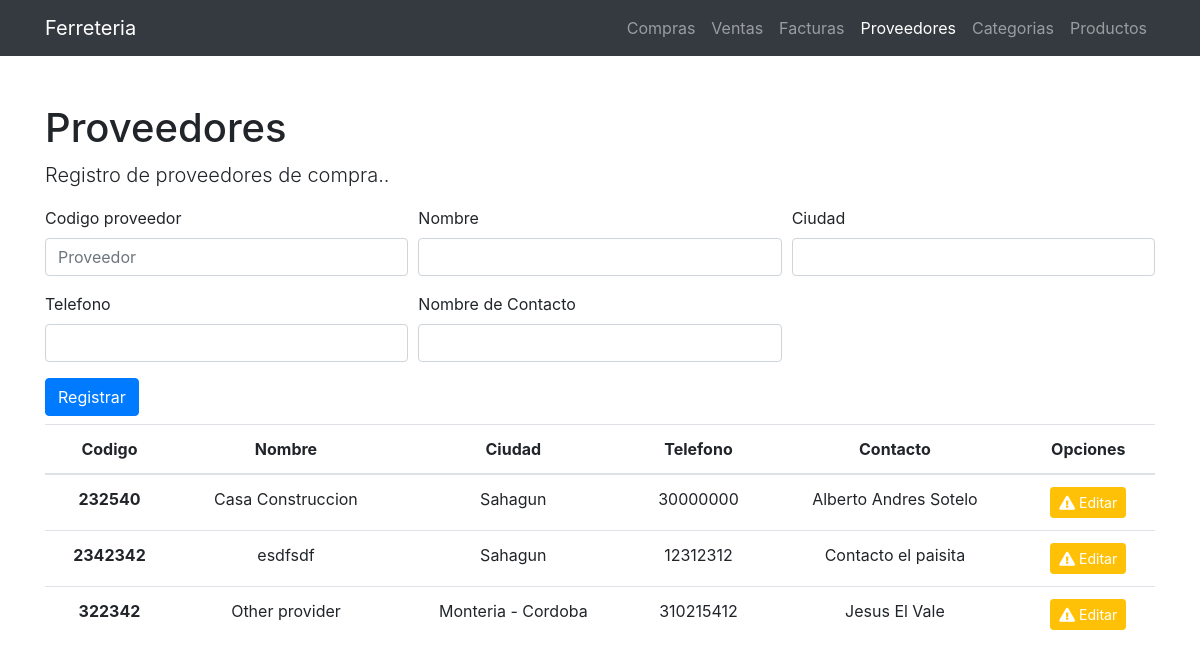
Screenshot of /providers with the database file from the repository.
### tables this page shows
CREATE TABLE `proveedor` (
  `idproveedor` varchar(100) NOT NULL,
  `nombre` varchar(500) NOT NULL,
  `ciudad` varchar(500) NOT NULL,
  `telefono` varchar(15) NOT NULL,
  `nombre_contacto` varchar(5000) NOT NULL
);

### app/controllers/Providers.php (called while the page is built, shortened)
<?php
class Providers extends Controller
{
    public function __construct()
    {
        $this->model = $this->model('ProviderModel');
    }
    public function index()
    {
        $providers = $this->model->selectAll();
        $data = [
            'title' => 'Proveedores',
            'providers' => $providers
        ];
        $this->view('pages/providers', $data);
    }
}

### app/libraries/Core.php (called while the page is built, shortened)
<?php
class Core
{
    protected $actualMethod = 'index';
    public function __construct()
    {
        $url = $this->getUrl();
        if (file_exists('../app/controllers/' . ucwords($url['0']) . '.php')) {
            unset($url[0]);
        }
        $this->actualController = new $this->actualController;
        $this->param = $url ? array_values($url) : [];
        call_user_func_array([$this->actualController, $this->actualMethod], $this->param);
    }
    public function getUrl()
    {
        if (isset($_GET['url'])) {
            $url = rtrim($_GET['url'], '/');
            $url = filter_var($url, FILTER_SANITIZE_URL);
            $url = explode('/', $url);
            return $url;
        }
    }
}

### public/index.php (called while the page is built, shortened)
<?php
$init = new Core();

### app/libraries/Database.php (called while the page is built, shortened)
<?php
class Database
{
    private $host = DB_HOST;
    private $user = DB_USER;
    private $password = DB_PASSWORD;
    private $dbname = DB_NAME;
    private $dbh;
    private $stmt;
    public function __construct()
    {
        $dsn = 'mysql:host=' . $this->host . ';dbname=' . $this->dbname;
        $options = array(
            PDO::ATTR_PERSISTENT => true,
            PDO::ATTR_ERRMODE => PDO::ERRMODE_EXCEPTION
        );
        try {
            $this->dbh = new PDO($dsn, $this->user, $this->password, $options);
            $this->dbh->exec('set names utf8');
        } catch (PDOException $e) {
            $this->error = $e->getMessage();
        }
    }
    public function query($sql)
    {
        $this->stmt = $this->dbh->prepare($sql);
    }
    public function execute(){
        return $this->stmt->execute();
    }
    public function records(){
        $this->execute();
        return $this->stmt->fetchAll(PDO::FETCH_OBJ);
    }
}

### app/models/ProviderImplement.php (called while the page is built, shortened)
<?php
class ProviderImplement {
    private $db;
    public function __construct()
    {
        $this->db = new Database();
    }
    public function select()
    {
        $this->db->query("SELECT * FROM `proveedor`;");
        return $this->db->records();
    }
}

### app/models/ProviderModel.php (called while the page is built, shortened)
<?php
require_once 'ProviderImplement.php';
class ProviderModel
{
    private $provider;
    public function __construct()
    {
        $this->provider = new ProviderImplement();
    }
    public function selectAll()
    {
        return $this->provider->select();
    }
}

### app/views/pages/providers.php (the view, shortened to what this page needs)
<!DOCTYPE html>
<html lang="en">
<head>
    <link href="<?php echo URL_ROUTE ?>/assets/css/bootstrap.min.css" rel="stylesheet">
    <link href="<?php echo URL_ROUTE ?>/assets/fontawesome/css/all.min.css" rel="stylesheet" type="text/css">
</head>
<?php
$providerEdit = $_SESSION['provider_edit'];
?>
<body>
<nav class="navbar navbar-expand-lg navbar-dark bg-dark static-top">
    <div class="container">
        <a class="navbar-brand" href="<?php echo URL_ROUTE ?>/index">Ferreteria</a>
        <div class="collapse navbar-collapse" id="navbarResponsive">
            <ul class="navbar-nav ml-auto">
                <li class="nav-item">
                    <a class="nav-link" href="<?php echo URL_ROUTE ?>/index">Compras</a>
                </li>
                <li class="nav-item">
                    <a class="nav-link" href="<?php echo URL_ROUTE ?>/sales">Ventas</a>
                </li>
                <li class="nav-item">
                    <a class="nav-link" href="<?php echo URL_ROUTE ?>/invoice">Facturas</a>
                </li>
                <li class="nav-item active">
                    <a class="nav-link" href="<?php echo URL_ROUTE ?>/providers">Proveedores
                    </a>
                </li>
                <li class="nav-item">
                    <a class="nav-link" href="<?php echo URL_ROUTE ?>/categories">Categorias</a>
                </li>
                <li class="nav-item">
                    <a class="nav-link" href="<?php echo URL_ROUTE ?>/products">Productos</a>
                </li>
            </ul>
        </div>
    </div>
</nav>
<div class="container">
    <div class="row">
        <div class="col-lg-12">
            <h1 class="mt-5">Proveedores</h1>
            <p class="lead">Registro de proveedores de compra..</p>
            <?php if ($providerEdit != null){ ?>
            <form action="<?php echo URL_ROUTE ?>/providers/update_provider" method="POST">
                <?php }else{ ?>
                <form action="<?php echo URL_ROUTE ?>/providers/insert_provider" method="POST">
                    <?php } ?>
                    <div class="form-row">
                        <div class="form-group col-md-4">
                            <label for="c_proveedor">Codigo proveedor</label>
                            <?php if ($providerEdit != null) { ?>
                                <input type="text" class="form-control" id="c_proveedor" name="c_proveedor"
                                       value="<?php echo $providerEdit->idproveedor ?>" readonly>
                            <?php } else { ?>
                                <input type="text" class="form-control" id="c_proveedor" name="c_proveedor"
                                       placeholder="Proveedor" required>
                            <?php } ?>
                        </div>
                        <div class="form-group col-md-4">
                            <label for="n_proveedor">Nombre</label>
                            <?php if ($providerEdit != null) { ?>
                                <input type="text" class="form-control" id="n_proveedor" name="n_proveedor"
                                       value="<?php echo $providerEdit->nombre ?>">
                            <?php } else { ?>
                                <input type="text" class="form-control" id="n_proveedor" name="n_proveedor" required>
                            <?php } ?>
                        </div>
                        <div class="form-group col-md-4">
                            <label for="ci_proveedor">Ciudad</label>
                            <?php if ($providerEdit != null) { ?>
                                <input type="text" class="form-control" id="ci_proveedor" name="ci_proveedor"
                                       value="<?php echo $providerEdit->ciudad ?>">
                            <?php } else { ?>
                                <input type="text" class="form-control" id="ci_proveedor" name="ci_proveedor" required>
                            <?php } ?>
                        </div>
                    </div>
                    <div class="form-row">
                        <div class="form-group col-md-4">
                            <label for="t_proveedor">Telefono</label>
                            <?php if ($providerEdit != null) { ?>
                                <input type="number" maxlength="10" minlength="10" class="form-control" id="t_proveedor"
                                       name="t_proveedor" value="<?php echo $providerEdit->telefono ?>">
                            <?php } else { ?>
                                <input type="number" maxlength="10" minlength="10" class="form-control" id="t_proveedor"
                                       name="t_proveedor" required>
                            <?php } ?>
                        </div>
                        <div class="form-group col-md-4">
                            <label for="nc_proveedor">Nombre de Contacto</label>
                            <?php if ($providerEdit != null) { ?>
                                <input type="text" class="form-control" id="nc_proveedor" name="nc_proveedor"
                                       value="<?php echo $providerEdit->nombre_contacto ?>">
                            <?php } else { ?>
                                <input type="text" class="form-control" id="nc_proveedor" name="nc_proveedor" required>
                            <?php } ?>
                        </div>
                    </div>
                    <?php if ($providerEdit != null) { ?>
                        <button type="submit" id="btn" class="btn btn-warning text-white">Editar</button>
                    <?php } else { ?>
                        <button type="submit" id="btn" class="btn btn-primary">Registrar</button>
                    <?php } ?>
                </form>
                <table class="table table-hover">
                    <thead>
                    <tr class="text-center">
                        <th scope="col">Codigo</th>
                        <th scope="col">Nombre</th>
                        <th scope="col">Ciudad</th>
                        <th scope="col">Telefono</th>
                        <th scope="col">Contacto</th>
                        <th scope="col">Opciones</th>
                    </tr>
                    </thead>
                    <tbody>
                    <?php foreach ($data['providers'] as $prov) { ?>
                        <tr class="text-center">
                            <th scope="row"><?php echo $prov->idproveedor; ?></th>
                            <td><?php echo $prov->nombre; ?></td>
                            <td><?php echo $prov->ciudad; ?></td>
                            <td><?php echo $prov->telefono; ?></td>
                            <td><?php echo $prov->nombre_contacto; ?></td>
                            <td>
                                <a href="<?php echo URL_ROUTE ?>/providers/edit_provider?id_provider=<?php echo $prov->idproveedor ?>"
                                   type="button"
                                   class="btn btn-sm btn-warning btn-icon-split">
                                    <span class="icon text-white">
                                        <i class="fas fa-exclamation-triangle"></i>
                                    </span>
                                    <span class="text text-white">Editar</span>
                                </a>
                            </td>
                        </tr>
                    <?php } ?>
                    </tbody>
                </table>
        </div>
    </div>
</div>
</body>
</html>

### app/libraries/Controller.php (shortened to what this page needs)
<?php
class Controller{
    public function model($model){
        return new $model();
    }
    public function view($view, $data = []){
        if (file_exists('../app/views/'.$view.'.php')){
            require_once '../app/views/'.$view.'.php';
        }else{
            die('View request not exits');
        }
    }
}

### rows the page displays
proveedor: idproveedor "232540", nombre "Casa Construccion", ciudad "Sahagun", telefono "30000000", nombre_contacto "Alberto Andres Sotelo"
proveedor: idproveedor "2342342", nombre "esdfsdf", ciudad "Sahagun", telefono "12312312", nombre_contacto "Contacto el paisita"
proveedor: idproveedor "322342", nombre "Other provider", ciudad "Monteria - Cordoba", telefono "310215412", nombre_contacto "Jesus El Vale"
